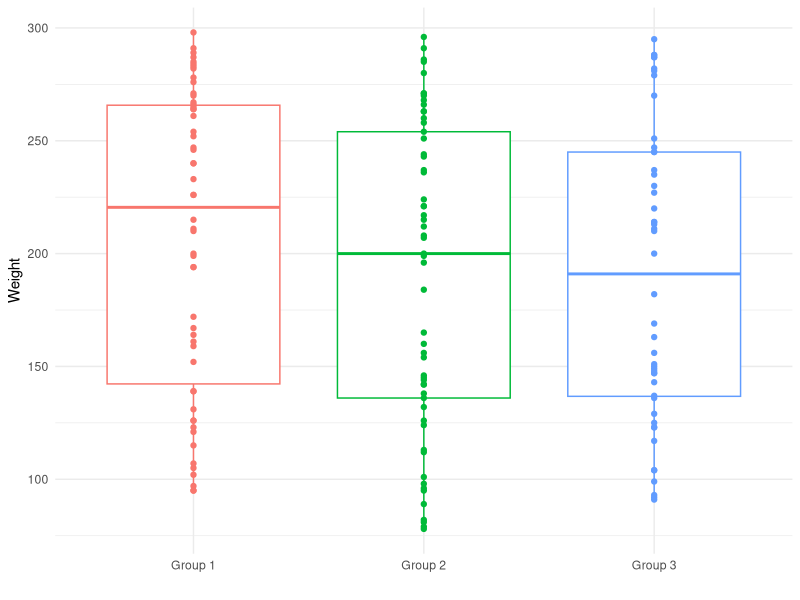

Recreate this plot in R.
## ---- chunk 1
library(dplyr)
library(magrittr)
library(tibble)
library(ggplot2)
library(stringr)
library(bookdown)
## ---- chunk 2
# create a mock dataset
n_subjs <- 99
subjID <- 1:n_subjs

# generate 99 random #s between 1 and 10
tmp <- floor(runif(n_subjs, min = 1, max = 10))
# assign those numbers to any of 3 subject groups
fn <- function(x) { 
  if (x >= 7) 'GRP_1' 
  else if (x >= 4) 'GRP_2' 
  else 'GRP_3' 
}
subj_class <- sapply(tmp, fn)

# pick random weights between 75 and 300
wts <- floor(runif(n_subjs, min = 75, max = 300))
# combine the data into a table
df <- data.frame(ID = subjID, class = subj_class, wt = wts)

# display the table, splitting the 99 rows into 3 cols wide
tmp <- cbind(df[1:33,], rep('|', 33), 
             df[34:66,], rep('|', 33), 
             df[67:99,])
names(tmp) <- c('ID', 'class', 'wt', '|', 'ID', 'class', 'wt', 
                '|', 'ID', 'class', 'wt')
knitr::kable(tmp, format = 'latex', booktabs = TRUE, 
             caption = "Original subject data")
## ---- chunk 3
# create a mock dataset
n_subjs <- 60
subjID <- 1:n_subjs

# generate 99 random #s between 0 and 10
tmp <- floor(runif(n_subjs, min = 0, max = 10))
# convert those numbers into either of 3 subject groups
subj_class <- sapply(tmp, fn)

wts <- floor(runif(n_subjs, min = 75, max = 300))
df2 <- data.frame(ID = subjID, class = subj_class, wt = wts)

# display the table, splitting the 99 rows into 3 cols wide
tmp <- cbind(df2[1:20,], rep('|', 20), 
             df2[21:40,], rep('|', 20), 
             df2[41:60,])
names(tmp) <- c('ID', 'class', 'wt', '|', 'ID', 'class', 'wt', 
                '|', 'ID', 'class', 'wt')
knitr::kable(tmp, format = 'latex', booktabs = TRUE, 
             caption = "New subject data")
## ---- chunk 4
final_data <- rbind(df, df2)
## ---- chunk 5
final_data %>% 
  mutate(class = str_replace(class, '_', ' '),
         class = str_replace(class, 'GRP', 'Group')) %>% 
  ggplot(aes(x = class, y = wt, color = class)) +
  geom_boxplot() +
  geom_point() + 
  xlab("") +
  ylab("Weight") + 
  theme_minimal() +
  theme(legend.position = "none")
